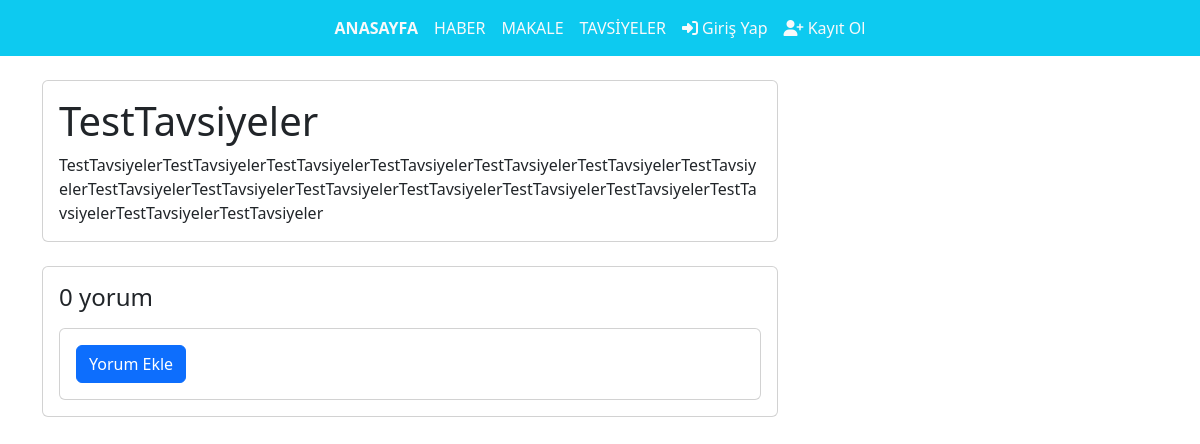
/post_detail/5/, run on an earlier commit of the app's database.
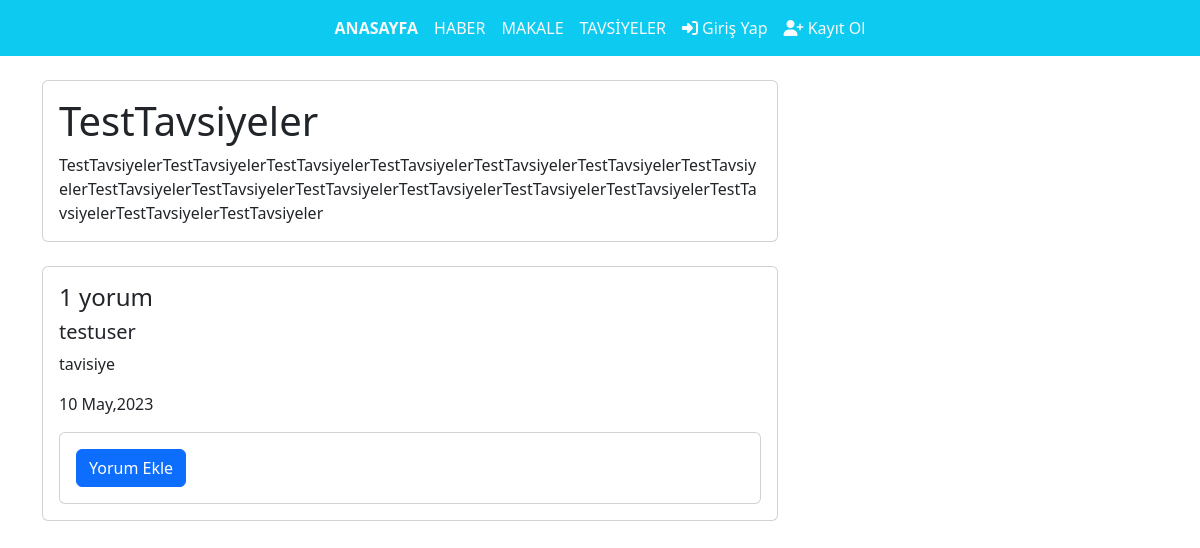
And on a later commit of the database.
### api/models.py (models this page shows, shortened)
class Post(models.Model):
    category_title = models.ForeignKey(Category, on_delete=models.CASCADE)
    title = models.CharField(max_length=255)
    content = models.TextField()
    author = models.ForeignKey(User, on_delete=models.CASCADE)
    created_at = models.DateTimeField(auto_now_add=True)

class Comment(models.Model):
    content = models.TextField()
    author = models.ForeignKey(User, on_delete=models.CASCADE)
    post = models.ForeignKey(Post, on_delete=models.CASCADE, related_name="comments")
    created_at = models.DateTimeField(auto_now_add=True)

### api/views.py (the view)
# urls.py: path("post_detail/<int:pk>/", views.post_detail, name="post_detail"),
def post_detail(request, pk):
    post = get_object_or_404(Post, pk=pk)
    return render(request, "post_detail.html", locals())

### templates/post_detail.html (shortened to what this page needs)
<!DOCTYPE html>
<html>
<head>
  {% load bootstrap5 %} {% bootstrap_css %} {% bootstrap_javascript %}
  <link href="https://cdn.jsdelivr.net/npm/bootstrap@5.3.0-alpha1/dist/css/bootstrap.min.css" rel="stylesheet"
 />
</head>
<body>
  <nav class="navbar navbar-expand-lg navbar-light bg-info">
    <div class="container-fluid">
      <div class="collapse navbar-collapse justify-content-center" id="navbarNav">
        <ul class="navbar-nav">
          <li class="nav-item">
            <a class="nav-link link-light" href="/"><b>ANASAYFA</b></a>
        </li>
          <li class="nav-item">
            <a class="nav-link link-light" href="{% url 'haber' %}">HABER</a>
          </li>
          <li class="nav-item">
            <a class="nav-link link-light" href="{% url 'makale' %}">MAKALE</a>
          </li>
          <li class="nav-item">
            <a class="nav-link link-light" href="{% url 'tavsiyeler' %}">TAVSİYELER</a>
          </li>
          {% if user.is_authenticated %}
          <div class="profile-icon float-right">
            <a href="#" role="button" id="profileDropdown" aria-haspopup="true" aria-expanded="false">
              <i class="fas fa-user-circle fa-2x"></i>
            </a>
            <div class="profile-dropdown">
              <a class="dropdown-item" href="{% url 'comments' %}"><i class="fa fa-sign-out"></i>Yorumlar</a>
              <div class="dropdown-divider"></div>
              <a class="dropdown-item" href="{% url 'password' %}"><i class="fa fa-sign-out"></i>Şifre Değiştir</a>
              <div class="dropdown-divider"></div>
              <a class="dropdown-item" href="{% url 'logout' %}"><i class="fa fa-sign-out"></i>Çıkış</a>
            </div>
          </div>
          {% else %}
          <li class="nav-item">
            <a class="nav-link link-light" href="{% url 'login' %}">
              <i class="fa fa-sign-in"></i> Giriş Yap
            </a>
          </li>
          <li class="nav-item">
            <a class="nav-link link-light" href="{% url 'register' %}">
              <i class="fa fa-user-plus"></i> Kayıt Ol
            </a>
          </li>
          {% endif %}
        </ul>
      </div>
    </div>
  </nav>
  {% block content %}
  <div class="container my-4">
    <div class="row">
      <div class="col-md-8">
        <div class="card mb-4">
          <div class="card-body">
            <h1 class="card-title">{{ post.title }}</h1>
            <p class="card-text">{{ post.content }}</p>
          </div>
        </div>
        <div class="card mb-4">
          <div class="card-body">
            <h4 class="card-title">{{ post.comments.count }} yorum</h4>
            {% for comment in post.comments.all %}
            <div class="media mb-3">
              <div class="media-body">
                <h5 class="mt-0">{{ comment.author.username }}</h5>
                <p>{{ comment.content }}</p>
                <p class="justify-content-end">{{comment.created_at|date:"d M,Y"}}</p>
              </div>
            </div>
            {% endfor %}
            <div class="card mt-3">
              <div class="card-body">
                <form method="POST" action="{% url 'add_comment' post.pk %}">
                  <button type="submit" class="btn btn-primary">Yorum Ekle</button>
                </form>
              </div>
            </div>
          </div>
        </div>
      </div>
    </div>
  </div>
  {% endblock %}
</body>
</html>

What changed in the data, as far as the page shows it:
computed for Post "TestTavsiyeler": comments.count "0" → "1"
added Comment: author.username "testuser", content "tavisiye", created_at "10 May,2023"
